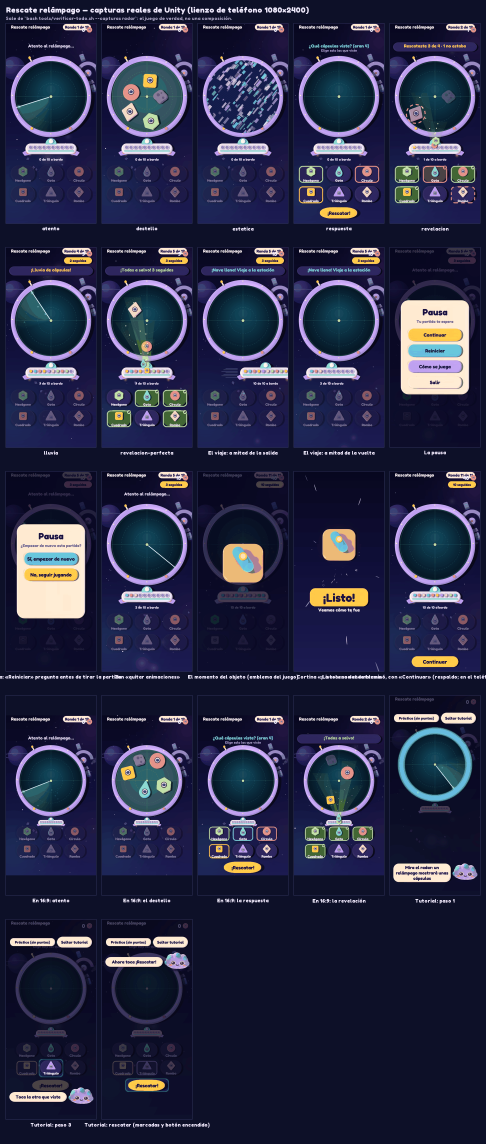
#> input picture docs/previews/capturas/radar.png, 1458 x 3430 px (shown at 1/3 size)
$ python -i radar_rescate.py   (imports and definitions only)
#> lines starting #> are read from the running program, lines starting #| are printed output that depends on the picture
# Radar rediseñado: "Rescate relámpago" (28-sep; Ricardo no aprobó el retoque de sí/no y pidió reestructurar el
# juego con evidencia y sin rozar la patente US 8,348,671). Maqueta PIL, NO el juego.
# Idea: informe total ("whole report", Sperling 1960; teoría de la atención visual TVA, Bundesen 1990): en un destello
# aparecen VARIOS astronautas repartidos por el radar (centro y borde); después de la interferencia se tocan todos los
# lugares donde se vieron. El destello se acorta con la escalera. Desde el nivel 5 hay robots parecidos que no se
# rescatan (informe parcial: "tu filtro"). El destello llega en un momento imprevisible (alerta, Penning et al. 2021).
# Uso: python3 tools/previews/radar_rescate.py  ->  docs/previews/radar-rescate.png
import os, math, random, importlib.util
from PIL import Image, ImageDraw, ImageFilter, ImageFont
HERE = os.path.dirname(__file__)
spec = importlib.util.spec_from_file_location('prop', os.path.join(HERE, 'inicio_propuestas.py'))
# [1 line not run here, left out]
# [1 line that did not run here, left out]

# [1 line not run here, left out]
# [1 line that did not run here, left out]
# [1 line that did not run here, left out]
CX, CY, R = 271, 413, 203                      # centro y radio interior del radar en el panel
RINGS = (95, 170)                              # 2 anillos x 8 direcciones = 16 lugares
# [1 line that did not run here, left out]


def font(sz, bold=True): return ImageFont.truetype(P.FB if bold else P.FS, sz)


def slot_xy(d, ring):
    a = math.radians(-90 + 45 * d)
    return CX + math.cos(a) * RINGS[ring], CY + math.sin(a) * RINGS[ring]


# [23 lines left out: functions empty_radar, prompt, not called in this run]


def put_astro(im, x, y, s=1.0):
    a = ASTRO.resize((int(45 * s), int(47 * s)), Image.LANCZOS)
    im.alpha_composite(a, (int(x - a.width / 2), int(y - a.height / 2)))


# [7 lines left out: function put_robot, not called in this run]


# [2 lines that did not run here, left out]


# [3 lines that did not run here, left out]


def slots(im, marked=(), style=None):
    d = ImageDraw.Draw(im)
    for dd in range(8):
        for rg in (0, 1):
            x, y = slot_xy(dd, rg)
            st = (style or {}).get((dd, rg))
            if st == 'hit':
                P.disc(d, x, y, 30, LIME, 3, 2); put_astro(im, x, y - 2, 0.9); d = ImageDraw.Draw(im)
                P.disc(d, x + 24, y - 24, 12, LIME, 2, 1); check(d, x + 24, y - 24, 12)
            elif st == 'miss':
                d.ellipse([x - 32, y - 32, x + 32, y + 32], outline=SUN, width=4)
                a = ASTRO.resize((40, 42)).copy(); a.putalpha(a.split()[3].point(lambda v: v * 0.55))
                im.alpha_composite(a, (int(x - 20), int(y - 21))); d = ImageDraw.Draw(im)
            elif st == 'false':
                P.disc(d, x, y, 26, (120, 110, 190), 3, 2); cross(d, x, y, 22, CREAM)
            elif (dd, rg) in marked:
                P.disc(d, x, y, 28, SKY, 3, 3)
                d.ellipse([x - 9, y - 9, x + 9, y + 9], fill=CREAM, outline=INK, width=2)
            else:
                d.ellipse([x - 28, y - 28, x + 28, y + 28], outline=(120, 132, 210), width=3)


# [6 lines that did not run here, left out]


TARGETS = [(1, 1), (3, 0), (5, 1), (6, 0)]      # dónde estaban los 4 astronautas (dirección, anillo)
ROBOTS = [(0, 0), (4, 1)]                       # robots (desde el nivel 5)


def p_wait():
    im = empty_radar(sweep=-60); prompt(im, 'Atento al radar...', sub='El destello llega en cualquier momento')
    return im


# [6 lines left out: function p_flash, not called in this run]


def p_mask():
    im = SRC.crop((587, 23, 1128, 983)).copy(); prompt(im, '¡Destello!', SUN)
    return im


# [57 lines left out: functions p_answer, p_reveal, p_final, not called in this run]


def arrow(d, x, y):
    d.line([(x - 12, y), (x + 10, y)], fill=SUN, width=5)
    d.polygon([(x + 16, y), (x + 5, y - 8), (x + 5, y + 8)], fill=SUN)


# [24 lines left out: function sheet, not called in this run]


# [2 lines not run here, left out]

>>> import cv2
>>> picture = cv2.imread('../../docs/previews/capturas/radar.png', cv2.IMREAD_GRAYSCALE)
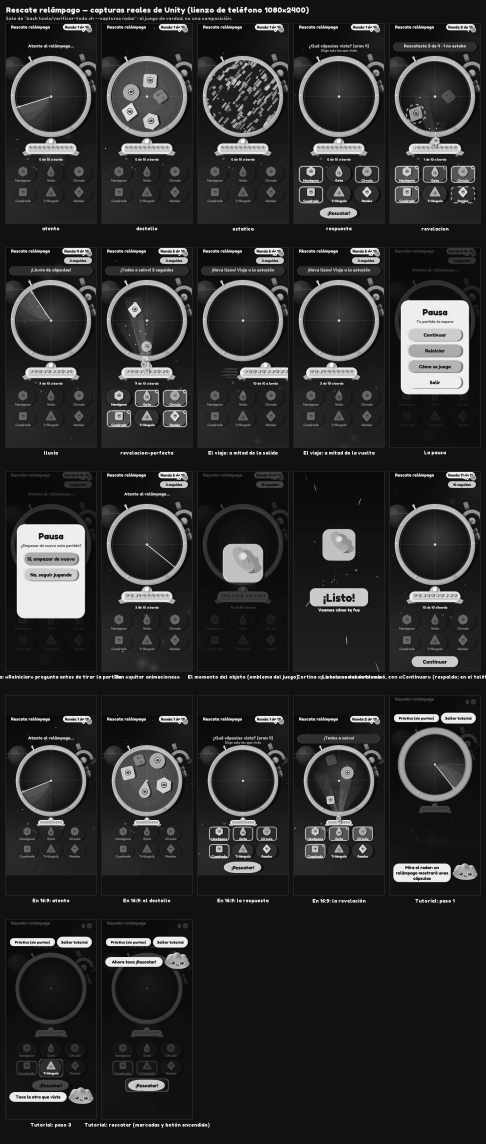
#> picture: shape (3430, 1458) (shown at 1/3 size); min 3, max 249, mean 45.3
>>> result = slots(picture)
#> (the run stopped early here; a loop or call above may not have finished)

$ run again, on docs/previews/capturas/acoplamiento.png
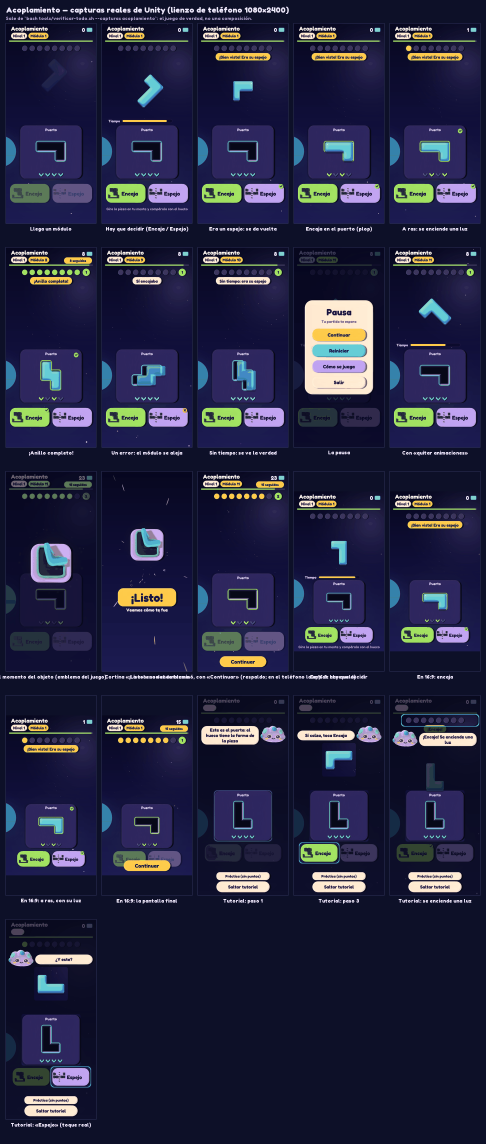
#> input picture docs/previews/capturas/acoplamiento.png, 1458 x 3430 px (shown at 1/3 size)
#> `picture = cv2.imread('../../docs/previews/capturas/radar.png', cv2.IMR..`:
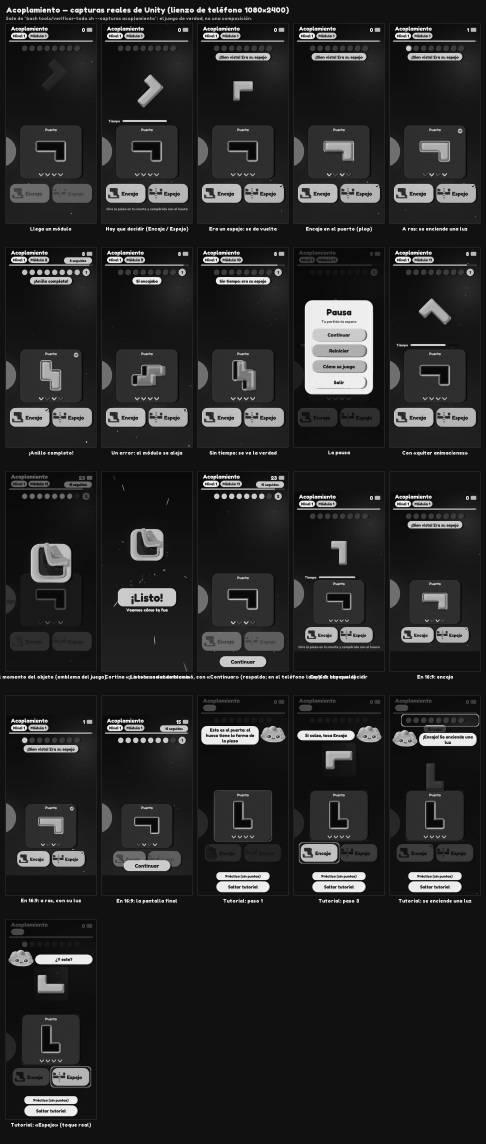
#> picture: shape (3430, 1458) (shown at 1/3 size); min 4, max 249, mean 40.2

$ run again, on docs/previews/capturas/anagramas.png
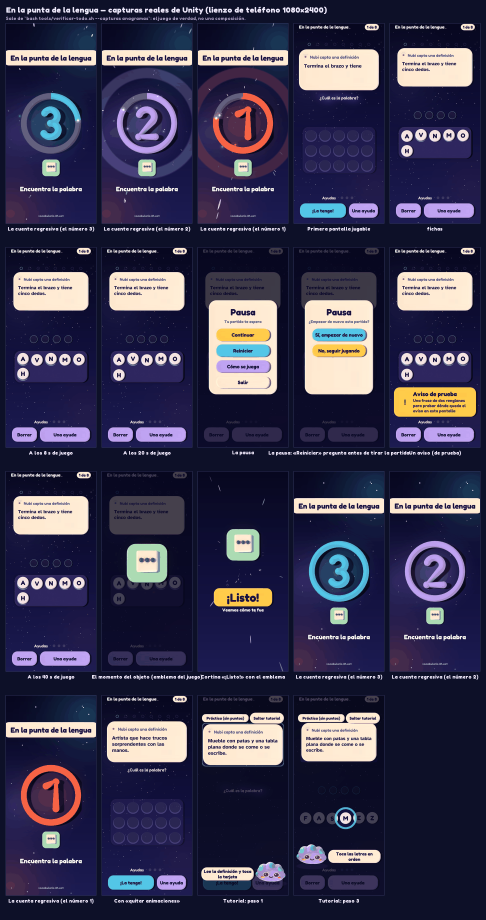
#> input picture docs/previews/capturas/anagramas.png, 1458 x 2758 px (shown at 1/3 size)
#> `picture = cv2.imread('../../docs/previews/capturas/radar.png', cv2.IMR..`:
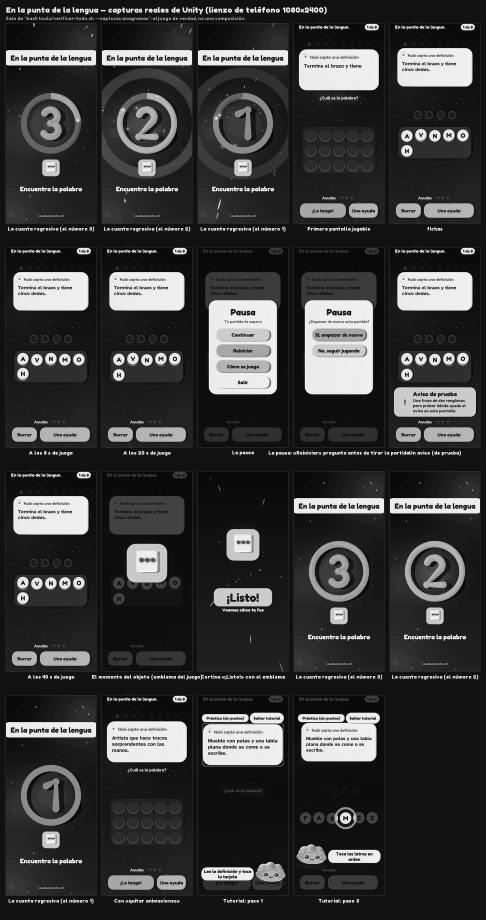
#> picture: shape (2758, 1458) (shown at 1/3 size); min 4, max 253, mean 58.6

$ run again, on docs/previews/capturas/aterrizaje.png
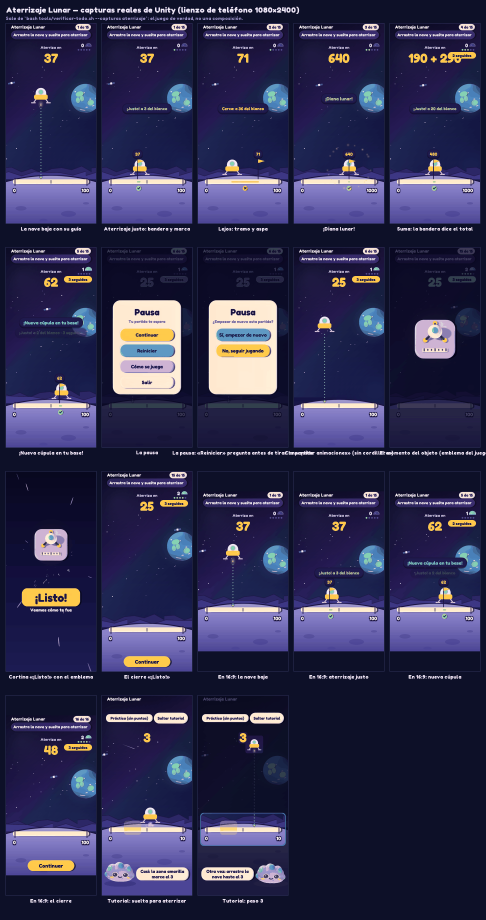
#> input picture docs/previews/capturas/aterrizaje.png, 1458 x 2758 px (shown at 1/3 size)
#> `picture = cv2.imread('../../docs/previews/capturas/radar.png', cv2.IMR..`:
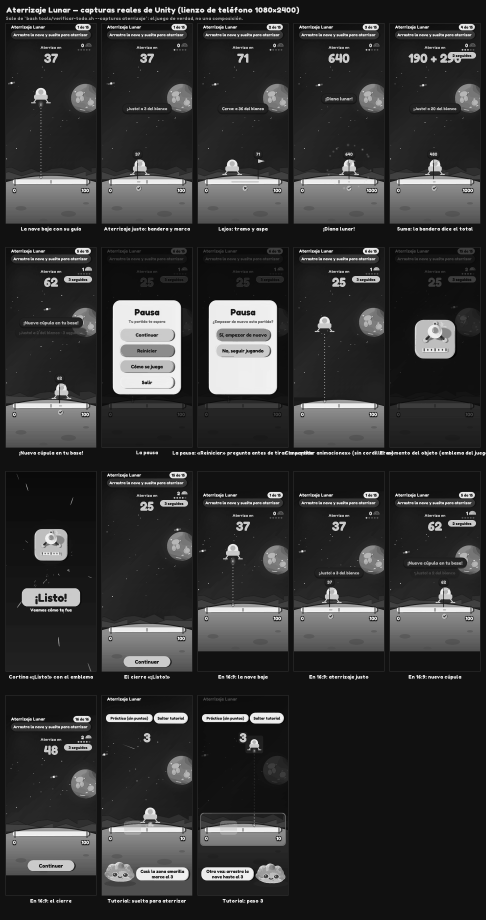
#> picture: shape (2758, 1458) (shown at 1/3 size); min 4, max 250, mean 52.3
